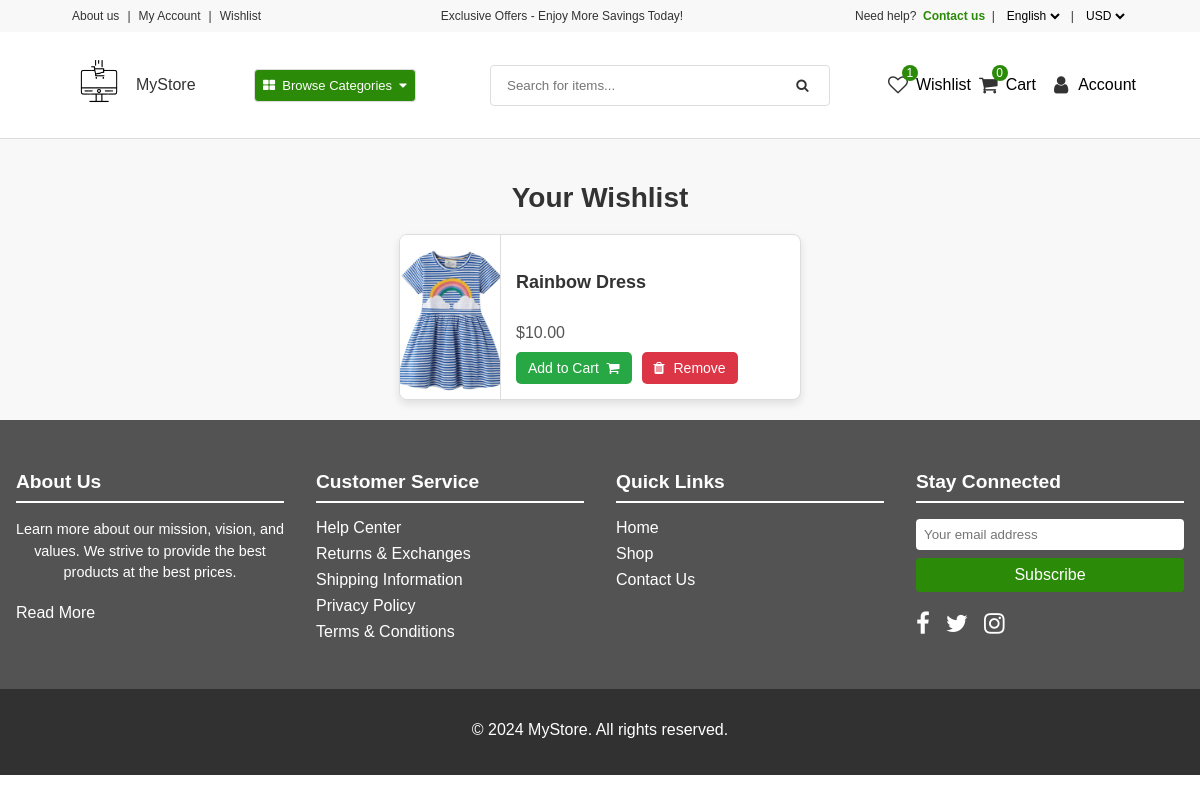
Page /wishlist/ (signed in) on the committed database.
### core/models.py (models this page shows, shortened)
class Wishlist(models.Model):
    user = models.ForeignKey(User, on_delete=models.SET_NULL, null=True)
    product = models.ForeignKey(Product, on_delete=models.CASCADE)
    date = models.DateTimeField(auto_now_add=True)
    class Meta:
        verbose_name_plural = "Wishlists"

class Product(models.Model):
    pid = ShortUUIDField(unique=True, length=10, max_length=30, prefix="prod", alphabet="abcdefgh12345")
    category = models.ForeignKey(Category, on_delete=models.CASCADE, related_name="category")
    title = models.CharField(max_length=100, default="Product Title")
    image = models.ImageField(upload_to="product", default="product.jpg")
    description = RichTextUploadingField(null=True, blank=True, default="This is the product")
    price = models.DecimalField(max_digits=12, decimal_places=2, default="0.00")
    old_price = models.DecimalField(max_digits=12, decimal_places=2, default="0.00")
    tags = TaggableManager(blank=True)
    in_stock = models.BooleanField(default=True)
    stock_count = models.IntegerField(default=10, null=True, blank=True)
    featured = models.BooleanField(default=False)
    class Meta:
        verbose_name_plural = "Products"

### core/views.py (the view)
# urls.py: path('wishlist/', wishlist, name='wishlist'),  # URL for the wishlist page
@login_required
def wishlist(request):
    wishlist_items = Wishlist.objects.filter(user=request.user).order_by("-date")
    context = {
        "wishlist_items" : wishlist_items
    }
    return render(request, 'core/wishlist.html', context)

### core/context_processor.py (called while the page is built)
def default(request):
    categories = Category.objects.all()
    try:
        address = Address.objects.get(user=request.user)
    except:
        address = None
    try:
        wishlist = Wishlist.objects.filter(user=request.user)
    except:
        wishlist = None
    return {
        'categories' : categories,
        'address' : address,
        'wishlist' : wishlist
    }

### templates/core/wishlist.html (shortened to what this page needs)
{% extends 'partials/base1.html' %}
{% load static %}
{% block content %}
    <main class="main-background" id="wishlist-list">
        <section class="wishlist">
            <h2>Your Wishlist</h2>
            <div class="wishlist-items">
                {% for item in wishlist_items %}
                    <div class="wishlist-item">
                        <img src="{{ item.product.image.url }}" alt="{{ item.product.title }}">
                        <div class="wishlist-item-details">
                            <h4> <a href="{% url 'core:product_details' item.product.pid %}" class="wishlist-title-link">{{ item.product.title }} </a></h4>
                            <p class="price">${{ item.product.price|floatformat:2 }}</p>
                            <div class="wishlist-actions">
                                <button class="add-to-cart add-to-cart-btn" id="add-to-cart-btn" data-index="{{ item.product.id }}">
                                    Add to Cart &nbsp;<i class="fa fa-shopping-cart"></i>
                                </button>
                                <button class="remove-item delete-wishlist-product" data-wishlist-product="{{ item.id }}"><i class="fa fa-trash"></i> Remove</button>
                            </div>
                        </div>
                    </div>
                    {% empty %}
                       <p class="canceled" style="font-size: large;"> Nothing is added to your wishlist yet... </p>
                {% endfor %}
            </div>
        </section>
    </main>
{% endblock content %}

### static/assets/CSS/ecommerceStyles.css (style rules this page uses)
body { font-family: Arial, sans-serif; margin: 0; padding: 0; overflow-x: hidden; box-sizing: border-box; }
.main-background { background-color: #f8f8f8; display: flex; justify-content: center; align-items: center; flex-direction: column; }
.add-to-cart-btn { background-color: #28a745; color: white; padding: 10px 20px; border: none; border-radius: 5px; cursor: pointer; }
.remove-item { border: none; background-color: #d9534f; color: #fff; padding: 0.5rem 1rem; border-radius: 4px; cursor: pointer; transition: background-color 0.3s; }
.wishlist { padding: 20px; max-width: 1200px; margin: 0 auto; }
.wishlist h2 { font-size: 28px; margin-bottom: 20px; color: #333; text-align: center; }
.wishlist-title-link { font-size: large; text-decoration: none; color: #333; }
.wishlist-items { display: flex; flex-wrap: wrap; gap: 20px; justify-content: center; }
.wishlist-item { display: flex; background: #fff; border: 1px solid #ddd; border-radius: 8px; overflow: hidden; width: 400px; box-shadow: 0 4px 8px rgba(0, 0, 0, 0.1); transition: transform 0.3s; }
.wishlist-item img { width: 100px; height: auto; object-fit: cover; border-right: 1px solid #ddd; }
.wishlist-item-details { padding: 15px; display: flex; flex-direction: column; justify-content: space-between; flex-grow: 1; }
.wishlist-item .price { font-size: 16px; color: #555; margin: 10px 0; text-align: left; }
.wishlist-actions { display: flex; gap: 10px; }
.wishlist-actions button { padding: 8px 12px; font-size: 14px; border: none; border-radius: 5px; cursor: pointer; transition: background 0.3s; }
.add-to-cart { background-color: #28a745; color: #fff; }
.remove-item { background-color: #dc3545; color: #fff; }
.remove-item i { margin-right: 5px; color: inherit; }
.our-story h2, p { margin-bottom: 20px; text-align: center; }

### rows in the picture
Wishlist: product.image (picture), product "Rainbow Dress", product.price "10.00"

### other values in the picture
{{ wishlist.count }} "1"
{{ request.session.cart_data_obj|length }} "0"
